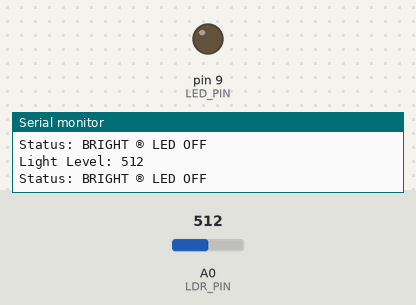
The sketch below on a simulated Arduino Uno, built with avr-gcc and run on an emulated ATmega328P. Shown: output pins drawn as LEDs (lit = HIGH), the last lines printed to the serial monitor. The test bench sets the inputs (shaded band); at power-on: A0 (LDR_PIN) = 512.

Above: at 1.3 s.
1.4 s: A0 (LDR_PIN) set to 416
2.9 s: A0 (LDR_PIN) set to 385
At 4.0 s:
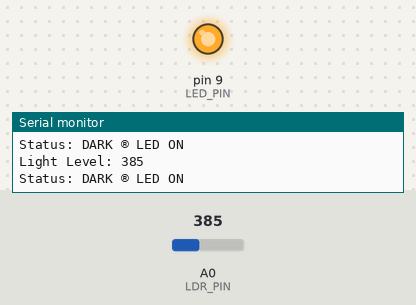
4.5 s: A0 (LDR_PIN) set to 410
At 5.2 s:
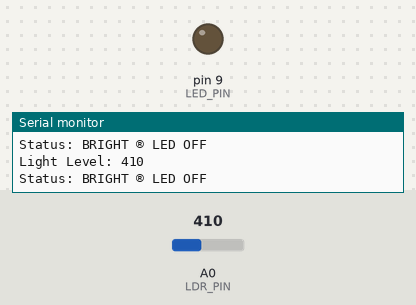
6.0 s: A0 (LDR_PIN) set to 390
At 6.4 s:
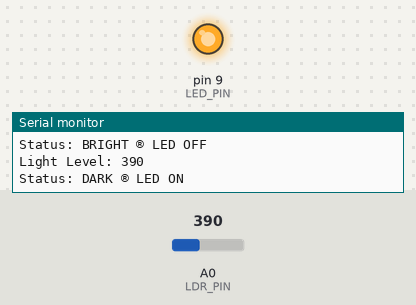
Timing chart, 0 to 8.5 s (numbered marks = the images above; inputs shaded):
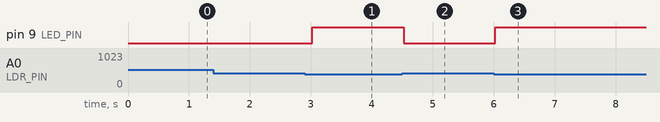

Measured:
- the behaviour switches between 400 and 399 on A0 (LDR_PIN) (found by bisection; images 0 and 1)
- after the input at 2.9 s, pin 9 (LED_PIN): LOW → HIGH after 0.12 s
- after the input at 4.5 s, pin 9 (LED_PIN): HIGH → LOW at once
- after the input at 6.0 s, pin 9 (LED_PIN): LOW → HIGH at once

The sketch:

Task1_LDR_LED.ino
```cpp
// ============================================================
// Smart Home – Task 1 : Automated LED Control with LDR
// Soft Nexis Technology | Embedded Systems Internship
// ============================================================
// --- Pin definitions ---
const int LDR_PIN = A0; // LDR connected to analog pin A0
const int LED_PIN = 9; // LED connected to digital pin 9
// --- Threshold value (adjust 300–600 based on your room) ---
const int THRESHOLD = 400;
// setup() runs ONCE when Arduino is powered on
void setup() {
pinMode(LED_PIN, OUTPUT); // Set LED pin as output
Serial.begin(9600); // Start serial monitor at 9600 baud
Serial.println("Smart Home – LED Control Started!");
}
// loop() runs FOREVER (repeats continuously)
void loop() {
int lightValue = analogRead(LDR_PIN); // Read LDR value (0–1023)
Serial.print("Light Level: ");
Serial.println(lightValue); // Print value to monitor
if (lightValue < THRESHOLD) {
// Dark environment detected ® Turn LED ON
digitalWrite(LED_PIN, HIGH);
Serial.println("Status: DARK ® LED ON");
} else {
// Bright environment detected ® Turn LED OFF
digitalWrite(LED_PIN, LOW);
Serial.println("Status: BRIGHT ® LED OFF");
}
delay(500); // Wait 500 ms before next reading
}
```
